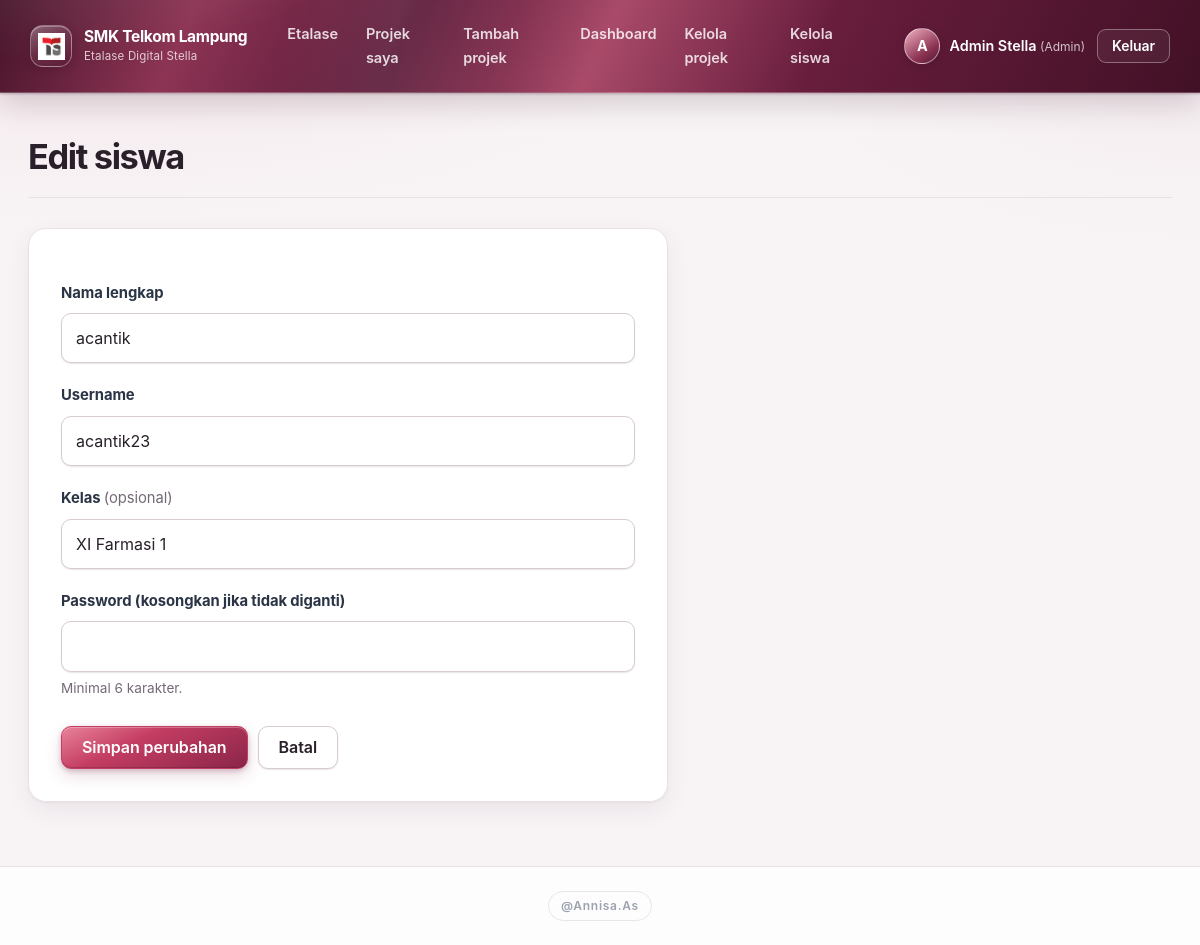
The page /admin/siswa_form.php?id=4 (signed in) on the database its author committed.
### tables this page shows
CREATE TABLE `users` (
  `id` int(11) NOT NULL,
  `nama` varchar(100) NOT NULL,
  `username` varchar(50) NOT NULL,
  `password` varchar(255) NOT NULL,
  `role` enum('super_admin','admin','siswa') NOT NULL DEFAULT 'siswa',
  `kelas` varchar(20) DEFAULT NULL,
  `created_at` timestamp NOT NULL DEFAULT current_timestamp(),
  `foto_profil` varchar(255) DEFAULT NULL
);

### config/helper.php (called while the page is built, shortened)
<?php
require_once __DIR__ . '/koneksi.php';
function e($teks) {
    return htmlspecialchars((string)$teks, ENT_QUOTES, 'UTF-8');
}
function db_persiapkan($sql, $tipe, $param) {
    global $koneksi;
    $stmt = mysqli_prepare($koneksi, $sql);
    if ($tipe !== '' && !mysqli_stmt_bind_param($stmt, $tipe, ...$param)) {
        $error = mysqli_stmt_error($stmt);
        mysqli_stmt_close($stmt);
        throw new RuntimeException('Parameter query database gagal dipasang: ' . $error);
    }
    return $stmt;
}
function db_semua($sql, $tipe = '', $param = []) {
    $stmt = db_persiapkan($sql, $tipe, $param);
    if (!mysqli_stmt_execute($stmt)) {
        $error = mysqli_stmt_error($stmt);
        mysqli_stmt_close($stmt);
        throw new RuntimeException('Query database gagal dijalankan: ' . $error);
    }
    $hasil = mysqli_stmt_get_result($stmt);
    $baris = $hasil ? mysqli_fetch_all($hasil, MYSQLI_ASSOC) : [];
    return $baris;
}
function db_satu($sql, $tipe = '', $param = []) {
    $baris = db_semua($sql, $tipe, $param);
    return $baris[0] ?? null;
}

### includes/proses_pengguna.php (called while the page is built, shortened)
<?php
$mode = $id ? 'edit' : 'tambah';
if ($id) {
    $lama = db_satu("SELECT id, nama, username, kelas FROM users WHERE id = ? AND role = ?", "is", [$id, $role_target]);
    $data = ['nama' => $lama['nama'], 'username' => $lama['username'], 'kelas' => (string)$lama['kelas']];
}

### includes/form_pengguna.php (the view, shortened to what this page needs)
<form method="post" class="form" autocomplete="off" novalidate>
    <label for="nama">Nama lengkap</label>
    <input type="text" id="nama" name="nama" maxlength="100" value="<?= e($data['nama']) ?>" required>
    <label for="username">Username</label>
    <input type="text" id="username" name="username" maxlength="50" value="<?= e($data['username']) ?>" required>
    <?php if ($role_target === 'siswa'): ?>
    <label for="kelas">Kelas <span class="opsional">(opsional)</span></label>
    <input type="text" id="kelas" name="kelas" maxlength="20" placeholder="XI RPL 2" value="<?= e($data['kelas']) ?>">
    <?php endif; ?>
    <label for="password">Password <?= $mode === 'edit' ? '(kosongkan jika tidak diganti)' : '' ?></label>
    <input type="password" id="password" name="password" <?= $mode === 'tambah' ? 'required' : '' ?>>
    <small>Minimal 6 karakter.</small>
    <div class="aksi-form">
        <button type="submit" class="tombol"><?= $mode === 'edit' ? 'Simpan perubahan' : 'Simpan' ?></button>
        <a class="tombol tombol-garis" href="<?= e($url_daftar) ?>">Batal</a>
    </div>
</form>

### assets/css/base.css (style rules this page uses)
:root { --langit: #ffffff; --langit-2: #fff0f4; --bintang: #c43d62; --bintang-gelap: #641b38; --bintang-terang: #ed7894; --burgundy-metal: linear-gradient(115deg, #451329 0%, #8d3454 16%, #5a1837 34%, #a94a69 50%, #681d3d 68%, #421126 100%); --kertas: #f8f4f6; --permukaan: #ffffff; --teks: #29202a; --teks-lembut: #746a76; --garis: #e9e0e6; --garis-tegas: #d8cbd4; --bahaya: #a51f3e; --radius: 16px; --radius-kecil: 10px; --bayangan-kecil: 0 1px 2px rgba(53, 18, 38, 0.07), 0 1px 1px rgba(53, 18, 38, 0.04); --bayangan: 0 1px 2px rgba(53, 18, 38, 0.04), 0 8px 24px rgba(53, 18, 38, 0.07); --bayangan-besar: 0 2px 4px rgba(53, 18, 38, 0.04), 0 18px 44px rgba(53, 18, 38, 0.12); --ease: cubic-bezier(0.2, 0.7, 0.2, 1); }
* { box-sizing: border-box; }
html { -webkit-text-size-adjust: 100%; scroll-behavior: smooth; }
body { margin: 0; font-family: "Inter", system-ui, -apple-system, "Segoe UI", Roboto, "Helvetica Neue", Arial, sans-serif; font-size: 16px; line-height: 1.65; background: radial-gradient(ellipse 60rem 26rem at 8% -4rem, rgba(196, 61, 98, 0.09), transparent 70%), radial-gradient(ellipse 40rem 22rem at 100% 0, rgba(141, 52, 84, 0.055), transparent 70%), var(--kertas); background-attachment: fixed; color: var(--teks); -webkit-font-smoothing: antialiased; -moz-osx-font-smoothing: grayscale; text-rendering: optimizeLegibility; }
a { color: var(--bintang-gelap); text-decoration-color: rgba(100, 27, 56, 0.3); text-underline-offset: 3px; transition: color 160ms var(--ease), text-decoration-color 160ms var(--ease); }
.tombol { display: inline-flex; align-items: center; justify-content: center; gap: 8px; border: 1px solid var(--bintang); background: linear-gradient(155deg, #e9839b 0%, #c43d62 38%, #8a2549 100%); color: #fff; font: inherit; font-weight: 620; letter-spacing: -0.005em; line-height: 1.3; padding: 10px 20px; border-radius: var(--radius-kecil); text-decoration: none; cursor: pointer; box-shadow: inset 0 1px 0 rgba(255, 255, 255, 0.28), inset 0 -1px 0 rgba(53, 10, 30, 0.2), 0 2px 5px rgba(83, 20, 48, 0.22), 0 7px 16px rgba(133, 33, 68, 0.17); transition: background 160ms var(--ease), border-color 160ms var(--ease), box-shadow 200ms var(--ease), transform 160ms var(--ease), color 160ms var(--ease); }
.tombol-garis { background: var(--permukaan); color: var(--teks); border-color: var(--garis-tegas); box-shadow: var(--bayangan-kecil); }
.aksi-form { display: flex; flex-wrap: wrap; gap: 10px; margin-top: 28px; align-items: center; }

### assets/css/form.css (style rules this page uses)
.form { background: var(--permukaan); border: 1px solid var(--garis); border-radius: calc(var(--radius) + 2px); padding: 32px; max-width: 640px; box-shadow: var(--bayangan); }
.form label { display: block; font-size: 0.925rem; font-weight: 650; letter-spacing: -0.005em; margin: 20px 0 8px; color: #2a3445; }
.form input[type=text], .form input[type=password], .form input[type=url], .form input[type=file], .form textarea { width: 100%; font: inherit; padding: 11px 14px; border: 1px solid var(--garis-tegas); border-radius: var(--radius-kecil); background: var(--permukaan); color: var(--teks); box-shadow: var(--bayangan-kecil); transition: border-color 160ms var(--ease), box-shadow 160ms var(--ease), background-color 160ms var(--ease); }
.form input::placeholder, .form textarea::placeholder { color: #98a1b2; }
.form small { display: block; color: var(--teks-lembut); font-size: 0.85rem; line-height: 1.5; margin-top: 6px; }
.opsional { font-weight: 400; color: var(--teks-lembut); }

### rows shown on the page
users: nama "acantik", username "acantik23", kelas "XI Farmasi 1"

### other values the page prints
mb_strtoupper(mb_substr($u['nama'], 0, 1)) "A"
$u['nama'] "Admin Stella"
label_role($u['role']) "Admin"
$judul_halaman "Edit siswa"
